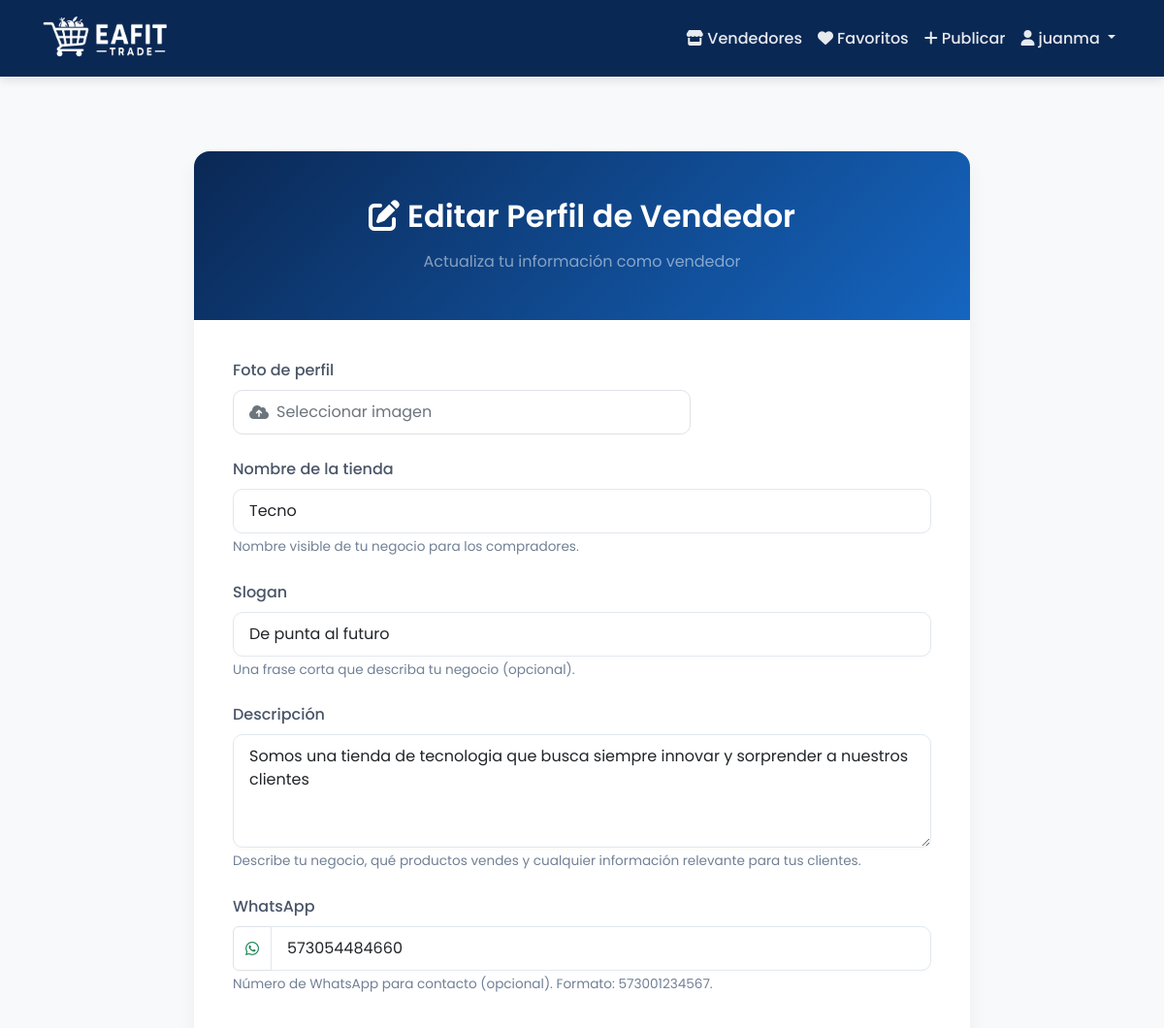
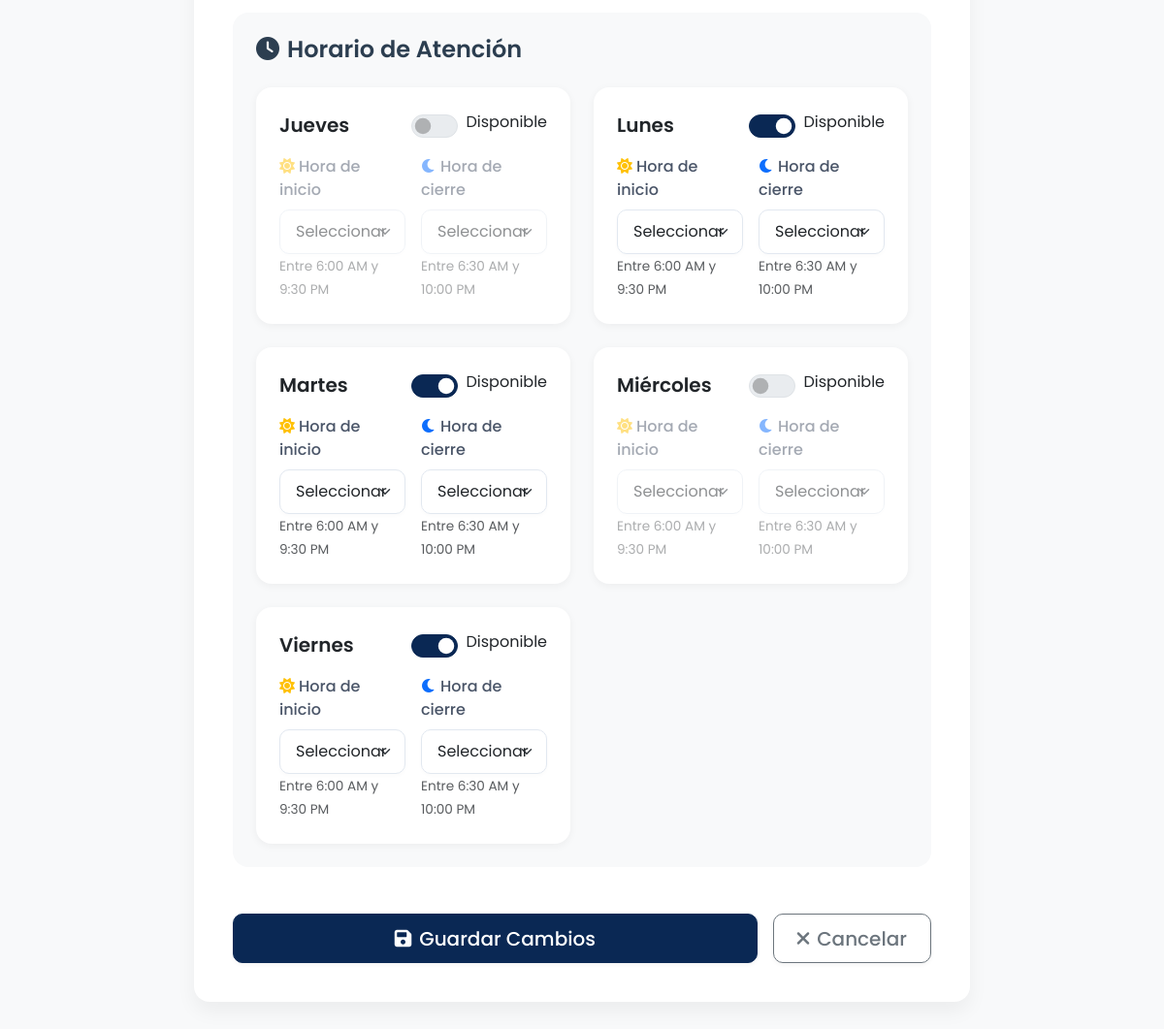
Page /profile/edit/ (signed in) on the committed database (2 pictures, top to bottom).
### seller_profiles/models.py (models this page shows, shortened)
class SellerProfile(models.Model):
    user = models.OneToOneField(
        User,
        on_delete=models.CASCADE,
        related_name='seller_profile'
    )
    profile_image = models.ImageField(
        upload_to='profiles/',
        verbose_name='Foto de perfil',
        null=True,
        blank=True
    )
    store_name = models.CharField(
        max_length=100,
        verbose_name='Nombre de la tienda',
        help_text='Nombre que se mostrará en tu perfil de vendedor'
    )
    slogan = models.CharField(
        max_length=200,
        verbose_name='Slogan',
        help_text='Una frase corta que describa tu tienda',
        blank=True,
        null=True
    )
    description = models.TextField(
        verbose_name='Descripción',
        help_text='Describe tu tienda y los productos que vendes'
    )
    whatsapp = models.CharField(
        max_length=15,
        verbose_name='WhatsApp',
        help_text='Ingresa tu número de WhatsApp con código de país (ej: 573001234567)',
        blank=True,
        null=True
    )
    class Meta:
        verbose_name = 'Perfil de vendedor'
        verbose_name_plural = 'Perfiles de vendedores'

class Schedule(models.Model):
    DAYS_OF_WEEK = [
        ('Lunes', 'Lunes'),
        ('Martes', 'Martes'),
        ('Miércoles', 'Miércoles'),
        ('Jueves', 'Jueves'),
        ('Viernes', 'Viernes')
    ]
    profile = models.ForeignKey(
        SellerProfile,
        on_delete=models.CASCADE,
        related_name='schedules'
    )
    day = models.CharField(
        max_length=20,
        choices=DAYS_OF_WEEK,
        verbose_name='Día'
    )
    is_available = models.BooleanField(
        default=True,
        verbose_name='Disponible'
    )
    start_time = models.TimeField(
        verbose_name='Hora de inicio',
        null=True,
        blank=True,
        help_text='Horario de inicio (entre 6:00 AM y 9:30 PM, en intervalos de 30 minutos)'
    )
    end_time = models.TimeField(
        verbose_name='Hora de cierre',
        null=True,
        blank=True,
        help_text='Horario de cierre (entre 6:30 AM y 10:00 PM, en intervalos de 30 minutos)'
    )
    class Meta:
        ordering = ['day']
        unique_together = ['profile', 'day']
        verbose_name = 'Horario'
        verbose_name_plural = 'Horarios'

### seller_profiles/views.py (the view)
# urls.py: path('profile/edit/', profile_views.edit_profile, name='edit_profile'),
@login_required
def edit_profile(request):
    profile = get_object_or_404(SellerProfile, user=request.user)
    if request.method == 'POST':
        form = SellerProfileForm(request.POST, request.FILES, instance=profile)
        schedule_formset = ScheduleInlineFormSet(request.POST, instance=profile)
        if form.is_valid() and schedule_formset.is_valid():
            try:
                with transaction.atomic():
                    profile = form.save()
                    schedules = schedule_formset.save(commit=False)
                    for schedule in schedules:
                        if not schedule.is_available:
                            schedule.start_time = None
                            schedule.end_time = None
                        schedule.save()
                    messages.success(request, '¡Perfil actualizado exitosamente!')
                    return redirect('view_profile')
            except Exception as e:
                messages.error(request, f'Error al actualizar el perfil: {str(e)}')
    else:
        form = SellerProfileForm(instance=profile)
        schedule_formset = ScheduleInlineFormSet(instance=profile)
    return render(request, 'seller_profiles/edit_profile.html', {
        'form': form,
        'schedule_formset': schedule_formset,
        'profile': profile
    })

### seller_profiles/templates/seller_profiles/edit_profile.html (shortened to what this page needs)
{% extends 'seller_profiles/profile_base.html' %}
{% block content %}
<section class="profile-section py-5">
    <div class="container">
        <div class="form-section">
            <div class="profile-card">
                <div class="profile-header">
                    <h2 class="mb-0">
                        <i class="fas fa-edit me-2"></i>Editar Perfil de Vendedor
                    </h2>
                    <p class="mt-3 mb-0 text-white-50">Actualiza tu información como vendedor</p>
                </div>
                <div class="profile-body">
                    <form method="post" enctype="multipart/form-data" novalidate>
                        <div class="mb-4">
                            <label class="form-label">{{ form.profile_image.label }}</label>
                            <div class="row align-items-center">
                                <div class="col-md-8">
                                    <div class="input-file-container">
                                        <div class="input-file-placeholder">
                                            <i class="fas fa-cloud-upload-alt me-2"></i>
                                            {% if profile.profile_image %}
                                                Cambiar imagen
                                            {% else %}
                                                Seleccionar imagen
                                            {% endif %}
                                        </div>
                                    </div>
                                </div>
                            </div>
                        </div>
                        <div class="mb-4">
                            <label class="form-label">{{ form.store_name.label }}</label>
                            {{ form.store_name }}
                            {% if form.store_name.help_text %}
                                <div class="form-text">{{ form.store_name.help_text }}</div>
                            {% endif %}
                        </div>
                        <div class="mb-4">
                            <label class="form-label">{{ form.slogan.label }}</label>
                            {{ form.slogan }}
                            {% if form.slogan.help_text %}
                                <div class="form-text">{{ form.slogan.help_text }}</div>
                            {% endif %}
                        </div>
                        <div class="mb-4">
                            <label class="form-label">{{ form.description.label }}</label>
                            {{ form.description }}
                            {% if form.description.help_text %}
                                <div class="form-text">{{ form.description.help_text }}</div>
                            {% endif %}
                        </div>
                        <div class="mb-4">
                            <label class="form-label">{{ form.whatsapp.label }}</label>
                            <div class="input-group">
                                <span class="input-group-text bg-white">
                                    <i class="fab fa-whatsapp text-success"></i>
                                </span>
                                {{ form.whatsapp }}
                            </div>
                            {% if form.whatsapp.help_text %}
                                <div class="form-text">{{ form.whatsapp.help_text }}</div>
                            {% endif %}
                        </div>
                        <div class="schedule-formset bg-light p-4 rounded-4 mt-5">
                            <h3 class="fw-semibold mb-4 fs-4">
                                <i class="fas fa-clock me-2"></i>Horario de Atención
                            </h3>
                            <div class="row g-4">
                                {% for schedule_form in schedule_formset %}
                                    <div class="col-md-6">
                                        <div class="card schedule-card h-100">
                                            <div class="card-body">
                                                <div class="d-flex justify-content-between align-items-center mb-3">
                                                    <h5 class="fw-semibold mb-0">{{ schedule_form.day.value }}</h5>
                                                    <div class="form-check form-switch">
                                                        {{ schedule_form.is_available }}
                                                        <label class="form-check-label ms-2" for="{{ schedule_form.is_available.id_for_label }}">
                                                            Disponible
                                                        </label>
                                                    </div>
                                                </div>
                                                  <div class="schedule-times" data-available="{{ schedule_form.is_available.value|yesno:'true,false' }}">
                                                    <div class="row g-3">
                                                        <div class="col-md-6">
                                                            <label class="form-label">
                                                                <i class="fas fa-sun me-1 text-warning"></i>Hora de inicio
                                                            </label>
                                                            <div class="input-group">
                                                                {{ schedule_form.start_time }}
                                                            </div>
                                                            <small class="form-text text-muted">Entre 6:00 AM y 9:30 PM</small>
                                                        </div>
                                                        <div class="col-md-6">
                                                            <label class="form-label">
                                                                <i class="fas fa-moon me-1 text-primary"></i>Hora de cierre
                                                            </label>
                                                            <div class="input-group">
                                                                {{ schedule_form.end_time }}
                                                            </div>
                                                            <small class="form-text text-muted">Entre 6:30 AM y 10:00 PM</small>
                                                        </div>
                                                    </div>
                                                </div>
                                            </div>
                                        </div>
                                    </div>
                                {% endfor %}
                            </div>
                        </div>
                        <div class="d-flex gap-3 mt-5">
                            <button type="submit" class="btn btn-primary btn-lg flex-grow-1">
                                <i class="fas fa-save me-2"></i>Guardar Cambios
                            </button>
                            <a href="{% url 'view_profile' %}" class="btn btn-outline-secondary btn-lg">
                                <i class="fas fa-times me-2"></i>Cancelar
                            </a>
                        </div>
                    </form>
                </div>
            </div>
        </div>
    </div>
</section>
{% endblock %}

### products/templates/products/base.html (shortened to what this page needs)
<!DOCTYPE html>
<html>
<head>
    <link href="https://cdn.jsdelivr.net/npm/bootstrap@5.3.2/dist/css/bootstrap.min.css" rel="stylesheet">
    <link href="https://cdnjs.cloudflare.com/ajax/libs/font-awesome/6.0.0/css/all.min.css" rel="stylesheet">
</head>
<body>
    <nav class="navbar navbar-expand-lg navbar-dark">
        <div class="container">
            <a class="navbar-brand" href="{% url 'home' %}">
                <img src="/media/Logo/EafitTrade_Nuevo_logo.png" alt="EAFIT Trade Logo" height="55" class="d-inline-block align-middle">
            </a>
            <div class="collapse navbar-collapse" id="navbarNav">
                <ul class="navbar-nav ms-auto">
                    <li class="nav-item">
                        <a class="nav-link" href="{% url 'seller_list' %}">
                            <i class="fas fa-store me-1"></i>Vendedores
                        </a>
                    </li>
                    {% if user.is_authenticated %}
                        <li class="nav-item">
                            <a class="nav-link" href="{% url 'favorites_list' %}">
                                <i class="fas fa-heart me-1"></i>Favoritos
                            </a>
                        </li>
                        <li class="nav-item">
                            <a class="nav-link" href="{% url 'add_product' %}">
                                <i class="fas fa-plus me-1"></i>Publicar
                            </a>
                        </li>
                        <li class="nav-item dropdown">
                            <a class="nav-link dropdown-toggle" href="#" role="button" data-bs-toggle="dropdown">
                                <i class="fas fa-user me-1"></i>{{ user.username }}
                            </a>
                        </li>
                    {% endif %}
                </ul>
            </div>
        </div>
    </nav>
    <div class="content">
        <div class="container">
            {% block content %}{% endblock %}
        </div>
    </div>
</body>
</html>

### rows in the picture
SellerProfile: store_name "Tecno", slogan "De punta al futuro", description "Somos una tienda de tecnologia que busca siempre innovar y sorprender a nuestros clientes", whatsapp "573054484660"
Schedule: day.value "Jueves"
Schedule: day.value "Lunes"
Schedule: day.value "Martes"
Schedule: day.value "Miércoles"
Schedule: day.value "Viernes"

### other values in the picture
{{ user.username }} "juanma"
